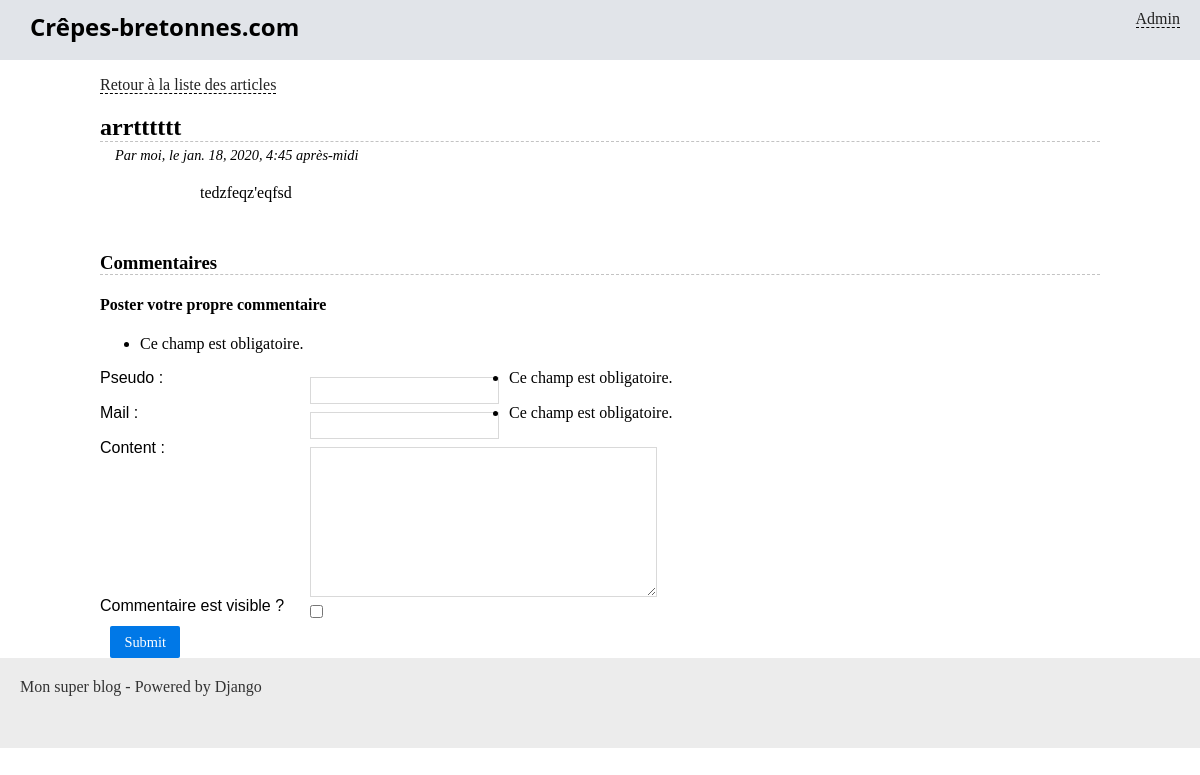
The app's page /blog/arrtttttt, older data.
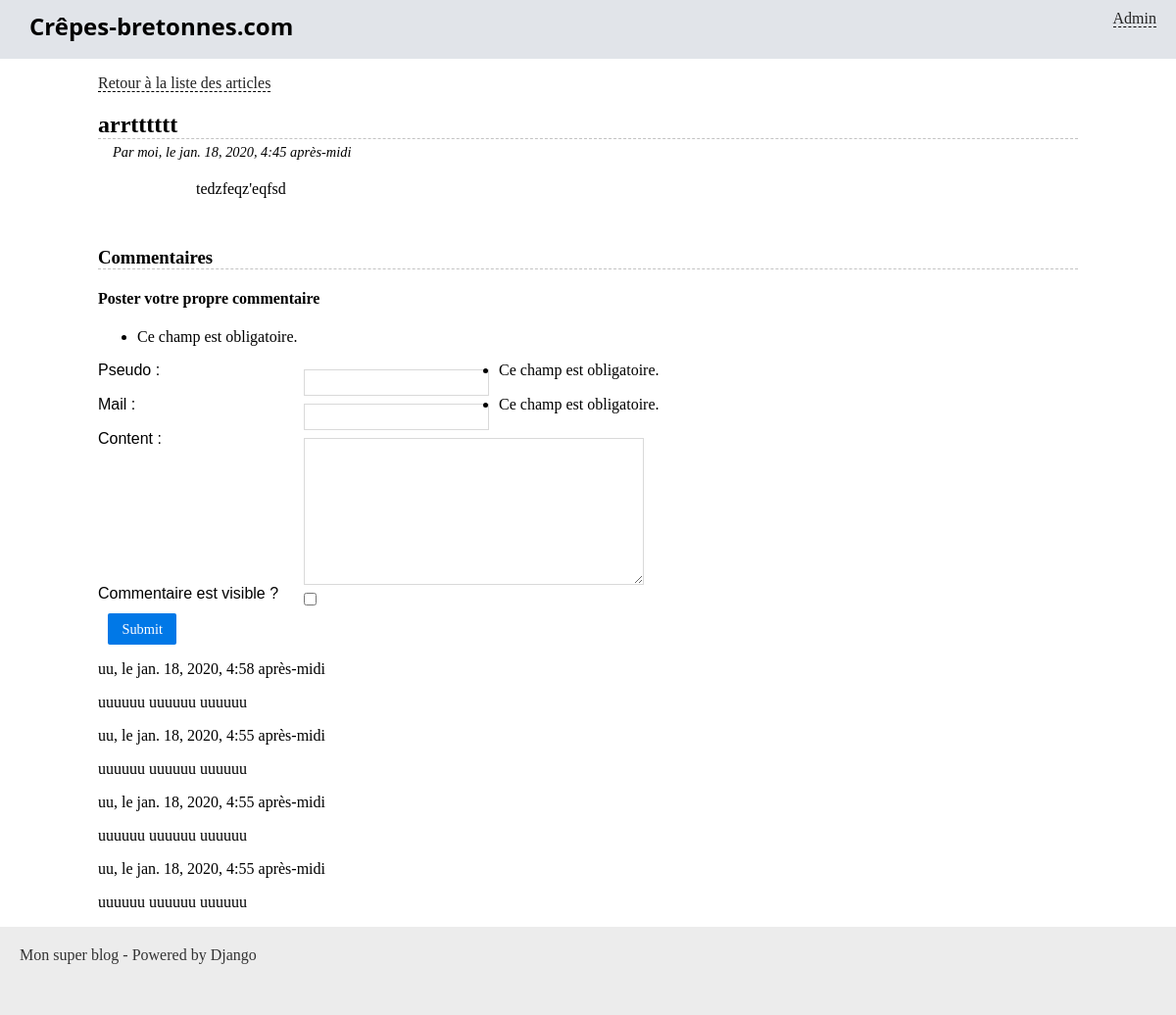
The same page, newer data.
### blog/models.py (models this page shows, shortened)
class Comment(models.Model):
    pseudo      = models.CharField(max_length=50)
    mail        = models.EmailField(max_length=254)
    content     = models.TextField(null=True)
    date        = models.DateTimeField(verbose_name="Date de publication", auto_now_add=True, auto_now=False)
    is_visible  = models.BooleanField(verbose_name="commentaire est visible ?", default=False)
    article     = models.ForeignKey('Article', on_delete=models.CASCADE)
    class Meta:
        verbose_name = "Commentaire"
        ordering = ['date']

### blog/views.py (the view, shortened to what this page needs)
# urls.py: path('<slug>', views.lire_article, name='blog_lire'),
def lire_article(request, slug):
    article = get_object_or_404(Article, slug=slug)
    comments = Comment.objects.filter(is_visible=True, article=article).order_by('-date')[:4]
    form = CommentForm(request.POST)
    return render(request, 'blog/lire_article.html', locals())

### blog/forms.py
class CommentForm(forms.ModelForm):
    class Meta:
        model = Comment
        exclude = ['article']

### blog/templates/blog/lire_article.html (shortened to what this page needs)
{% extends "blog/base.html" %}
{% block content %}
	<p>
		<a href="{% url 'accueil' %}">Retour à la liste des articles</a>
	</p>
	<h2 class="titre-article">{{ article.titre }}</h2>
	<p class="infos-article">Par {{ article.auteur }}, le {{ article.date }}</p>
	<div class="contenu-article">
		{{ article.contenu|safe }}
	</div>
	<h3 class="titre-comments">Commentaires</h3>
	<h4>Poster votre propre commentaire</h4>
	<form method="post" action="{% url 'blog_lire' article.slug %}" class="pure-form">
    	{{ form.as_p }}
    	<inoput type="hidden" name="article" id="id_article" value="{{ article.id }}">
		<p style="text-align:center">
			<input class="pure-button pure-button-primary" type="submit" />
		</p>
	</form>
	<div class="commentaire">
		{% for comment in comments %}
			<p>{{ comment.pseudo }}, le {{ comment.date }}</p>
			<p>{{ comment.content }}</p>
		{% endfor %}
	</div>
{% endblock %}

Row changes from the older to the newer data that the page shows:
added Comment: pseudo "uu", date "jan. 18, 2020, 4:58 après-midi", content "uuuuuu uuuuuu uuuuuu"
added Comment: pseudo "uu", date "jan. 18, 2020, 4:55 après-midi", content "uuuuuu uuuuuu uuuuuu"
added Comment: pseudo "uu", date "jan. 18, 2020, 4:55 après-midi", content "uuuuuu uuuuuu uuuuuu"
added Comment: pseudo "uu", date "jan. 18, 2020, 4:55 après-midi", content "uuuuuu uuuuuu uuuuuu"
